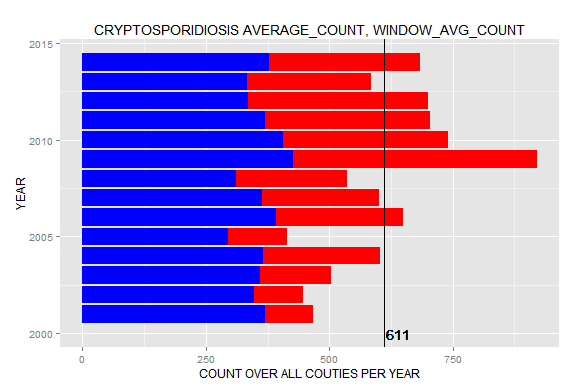

This chart was generated by the following R code:
df <- data.frame(fromJSON(getURL(URLencode(gsub("\n", " ", 'skipper.cs.utexas.edu:5001/rest/native/?query=
"select YEAR, DISEASE, sum_COUNT, sum(sum_COUNT) 
                                                OVER (PARTITION BY DISEASE) as window_avg_COUNT
                                                from 
                                                (select YEAR, DISEASE, sum(COUNT) as sum_COUNT
                                                from Infectious_Diseases
                                                where DISEASE = (\'Cryptosporidiosis\') and (SEX=(\'Male\') OR SEX=(\'Female\') )
                                                group by YEAR, DISEASE)
                                                order by DISEASE;"
                                                ')), httpheader=c(DB='jdbc:oracle:thin:@sayonara.microlab.cs.utexas.edu:1521:orcl', USER='C##cs329e_hys82', PASS='orcl_hys82', MODE='native_mode', MODEL='model', returnDimensions = 'False', returnFor = 'JSON', p1=KPI_Low_Max_value, p2=KPI_Medium_Max_value), verbose = TRUE))); 

dfMALE <- data.frame(fromJSON(getURL(URLencode(gsub("\n", " ", 'skipper.cs.utexas.edu:5001/rest/native/?query=
                                                    "select YEAR, DISEASE, sum_COUNT, sum(sum_COUNT) 
                                                    OVER (PARTITION BY DISEASE) as window_avg_COUNT
                                                    from 
                                                    (select YEAR, DISEASE, sum(COUNT) as sum_COUNT
                                                    from Infectious_Diseases
                                                    where DISEASE = (\'Cryptosporidiosis\') and SEX=(\'Male\')
                                                    group by YEAR, DISEASE)
                                                    order by DISEASE;"
                                                    ')), httpheader=c(DB='jdbc:oracle:thin:@sayonara.microlab.cs.utexas.edu:1521:orcl', USER='C##cs329e_hys82', PASS='orcl_hys82', MODE='native_mode', MODEL='model', returnDimensions = 'False', returnFor = 'JSON', p1=KPI_Low_Max_value, p2=KPI_Medium_Max_value), verbose = TRUE)));

ggplot() + 
  coord_cartesian() + 
  scale_x_continuous() +
  scale_y_continuous() +
  labs(title='CRYPTOSPORIDIOSIS AVERAGE_COUNT, WINDOW_AVG_COUNT') +
  labs(x=paste("YEAR"), y=paste("COUNT OVER ALL COUTIES PER YEAR")) +
  layer(data=df, 
        mapping=aes(x=YEAR, y=SUM_COUNT), 
        stat="identity", 
        stat_params=list(), 
        geom="bar",
        geom_params=list(fill="RED"), 
        position=position_identity()
  ) + coord_flip() +
  layer(data=dfMALE, 
        mapping=aes(x=YEAR, y=SUM_COUNT), 
        stat="identity", 
        stat_params=list(), 
        geom="bar",
        geom_params=list(fill="BLUE"), 
        position=position_identity()
  ) + coord_flip() +
  layer(data=df, 
        mapping=aes(yintercept = WINDOW_AVG_COUNT/14), 
        geom="hline",
        geom_params=list(colour="BLACK")
  ) +
  layer(data=df, 
        mapping=aes(x=2000, y=round(WINDOW_AVG_COUNT/14), label=round(WINDOW_AVG_COUNT/14)), 
        stat="identity", 
        stat_params=list(), 
        geom="text",
        geom_params=list(colour="black", hjust=-.1), 
        position=position_identity()
  )
